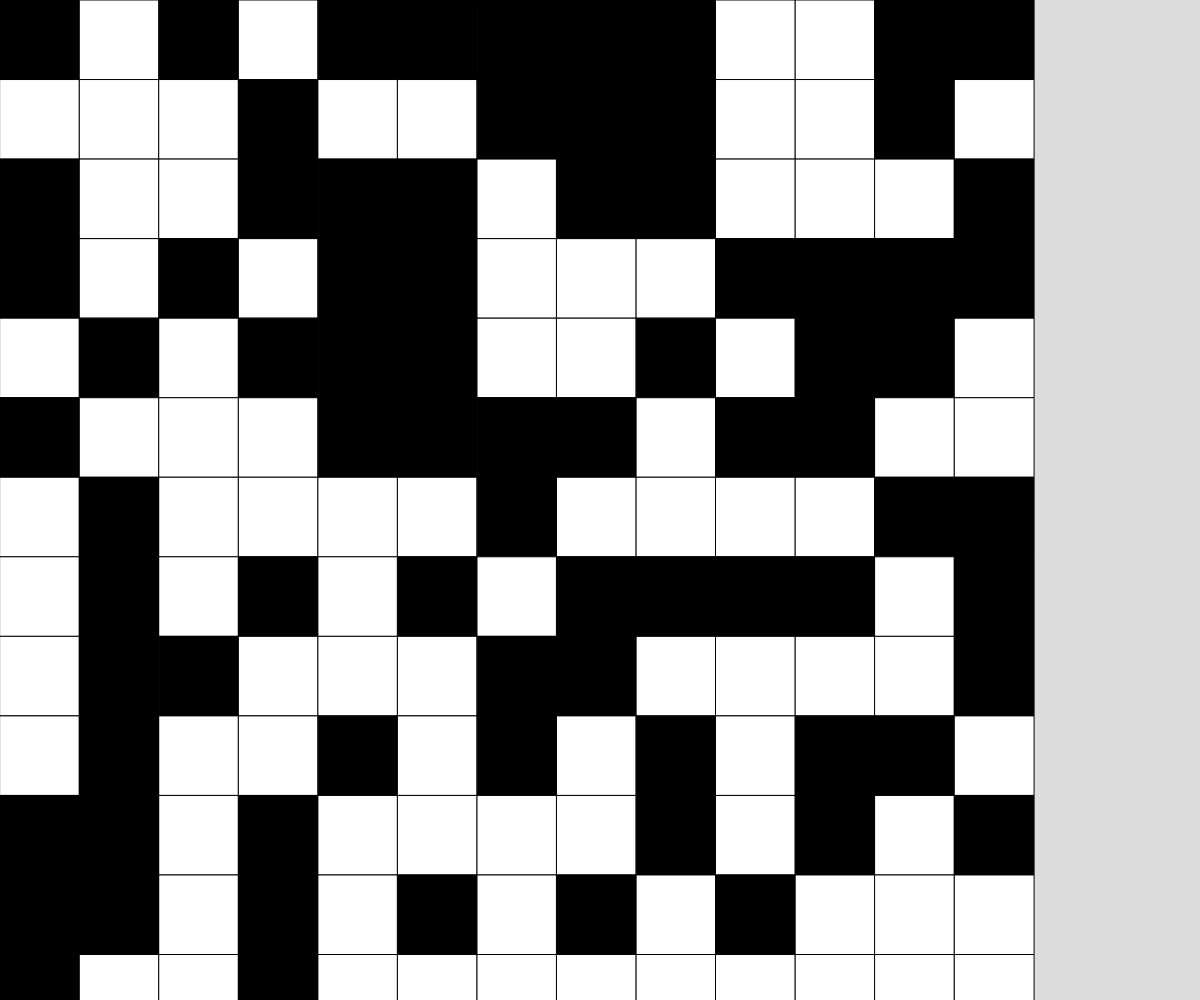
Frame 1 (no input)
Frame 60 (no input): identical to frame 1, image omitted
Frame 120 (the mouse pressed at the canvas centre since frame 60): identical to frame 1, image omitted

The p5.js sketch that drew this single still picture (run headless with seeded random() and noise() and a simulated clock; from frame 60 on, the mouse is pressed at the canvas centre):

// p5.js sketch
// ── sketch.js
// 2d grid demo
//learning 2d array

let theGrid = [
  [1, 0, 0, 0],
  [1, 0, 1, 0],
  [0, 1, 0, 0],
  [0, 0, 1, 1]
];

let newGrid = [];

let squareDimension;
let squareSize;

function setup() {
  createCanvas(windowWidth, windowHeight);
  squareSize = height/squareDimension;

  let randomAmount = random(4, 16);

  for (let y = 0; y < randomAmount; y++) {
    let aGrid = [];
    for (let x = 0; x < randomAmount; x++) {
      aGrid.push(random(1));
    }
    newGrid.push(aGrid);
  }

  squareSize = height/randomAmount;
  squareDimension = randomAmount;
}

function draw() {
  background(220);
  showGrid();
}

function showGrid() {
  for (let y = 0; y < squareDimension; y++) {
    for (let x = 0; x < squareDimension; x++) {
      if (newGrid[y][x] < 0.5) {
        fill("black");
      }
      else if (newGrid[y][x] > 0.5) {
        fill("white");
      }
      square(x * squareSize, y * squareSize, squareSize);
    }
  }
}
